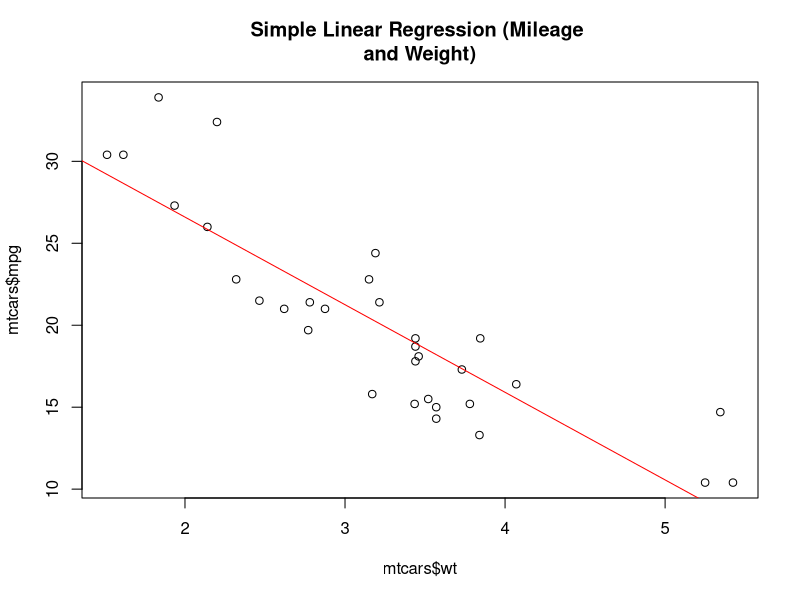

R code for this plot:
cat("\014") 
packages="datasets" 
print("Training Data:\n") 
head(mtcars) 
model <- lm(mpg ~ wt, data=mtcars) 
# Plot of the linear model 
plot(mtcars$wt,mtcars$mpg,main = "Simple Linear Regression (Mileage 
and Weight)") 
abline(model,col = "red") 
summary(model) 
print("Testing Data:") 
pred_mpg=predict(model, newdata=data.frame(wt=6))
cat("Mileage per Gallons (Predicted):", pred_mpg) 
coeff=model$coefficients 
cat('y-Intercept (b0) :',coeff[1]) 
cat('Coefficients (b1) :',coeff[2])
model <- lm(mpg ~ wt + hp, data=mtcars)
summary(model)
coef(lm(mpg ~ wt + hp, data=mtcars))
coef(lm(mpg ~ wt, data=mtcars))
coef(lm(mpg ~ hp, data=mtcars))
x<-predict(model, newdata = data.frame(wt=2.5, hp=275))
x